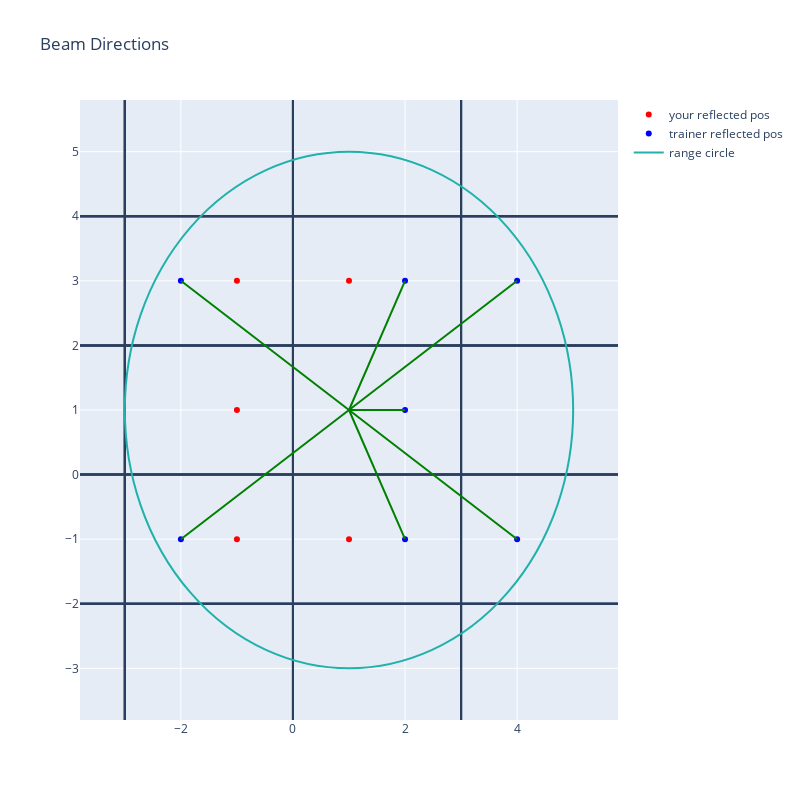

The code cell stored with this chart in its notebook:
### Code cell
result_plot([3,2], [1,1], [2,1], 4)

### Figure 1 — Plotly figure (JSON) as saved in the notebook; plotly's stock layout.template omitted (floating-point values rounded to 4 significant figures)
{"data": [{"marker": {"color": "red"}, "mode": "markers", "name": "your reflected pos", "type": "scatter", "x": [-1, 1, 1, -1, -1], "y": [1, -1, 3, 3, -1]}, {"marker": {"color": "blue"}, "mode": "markers", "name": "trainer reflected pos", "type": "scatter", "x": [2, 2, 2, 4, -2, 4, -2], "y": [1, 3, -1, 3, 3, -1, -1]}, {"line": {"color": "LightSeaGreen"}, "mode": "lines", "name": "range circle", "type": "scatter", "x": [4], "y": [4]}], "layout": {"height": 800, "shapes": [{"type": "rect", "x0": 3, "x1": 6, "y0": 2, "y1": 4}, {"type": "rect", "x0": 3, "x1": 6, "y0": 4, "y1": 6}, {"type": "rect", "x0": 3, "x1": 6, "y0": 6, "y1": -6}, {"type": "rect", "x0": 3, "x1": 6, "y0": -6, "y1": -4}, {"type": "rect", "x0": 3, "x1": 6, "y0": -4, "y1": -2}, {"type": "rect", "x0": 3, "x1": 6, "y0": -2, "y1": 0}, {"type": "rect", "x0": 3, "x1": 6, "y0": 0, "y1": 2}, {"type": "rect", "x0": 6, "x1": 9, "y0": 2, "y1": 4}, {"type": "rect", "x0": 6, "x1": 9, "y0": 4, "y1": 6}, {"type": "rect", "x0": 6, "x1": 9, "y0": 6, "y1": -6}, {"type": "rect", "x0": 6, "x1": 9, "y0": -6, "y1": -4}, {"type": "rect", "x0": 6, "x1": 9, "y0": -4, "y1": -2}, {"type": "rect", "x0": 6, "x1": 9, "y0": -2, "y1": 0}, {"type": "rect", "x0": 6, "x1": 9, "y0": 0, "y1": 2}, {"type": "rect", "x0": 9, "x1": -9, "y0": 2, "y1": 4}, {"type": "rect", "x0": 9, "x1": -9, "y0": 4, "y1": 6}, {"type": "rect", "x0": 9, "x1": -9, "y0": 6, "y1": -6}, {"type": "rect", "x0": 9, "x1": -9, "y0": -6, "y1": -4}, {"type": "rect", "x0": 9, "x1": -9, "y0": -4, "y1": -2}, {"type": "rect", "x0": 9, "x1": -9, "y0": -2, "y1": 0}, {"type": "rect", "x0": 9, "x1": -9, "y0": 0, "y1": 2}, {"type": "rect", "x0": -9, "x1": -6, "y0": 2, "y1": 4}, {"type": "rect", "x0": -9, "x1": -6, "y0": 4, "y1": 6}, {"type": "rect", "x0": -9, "x1": -6, "y0": 6, "y1": -6}, {"type": "rect", "x0": -9, "x1": -6, "y0": -6, "y1": -4}, {"type": "rect", "x0": -9, "x1": -6, "y0": -4, "y1": -2}, {"type": "rect", "x0": -9, "x1": -6, "y0": -2, "y1": 0}, {"type": "rect", "x0": -9, "x1": -6, "y0": 0, "y1": 2}, {"type": "rect", "x0": -6, "x1": -3, "y0": 2, "y1": 4}, {"type": "rect", "x0": -6, "x1": -3, "y0": 4, "y1": 6}, {"type": "rect", "x0": -6, "x1": -3, "y0": 6, "y1": -6}, {"type": "rect", "x0": -6, "x1": -3, "y0": -6, "y1": -4}, {"type": "rect", "x0": -6, "x1": -3, "y0": -4, "y1": -2}, {"type": "rect", "x0": -6, "x1": -3, "y0": -2, "y1": 0}, {"type": "rect", "x0": -6, "x1": -3, "y0": 0, "y1": 2}, {"type": "rect", "x0": -3, "x1": 0, "y0": 2, "y1": 4}, {"type": "rect", "x0": -3, "x1": 0, "y0": 4, "y1": 6}, {"type": "rect", "x0": -3, "x1": 0, "y0": 6, "y1": -6}, {"type": "rect", "x0": -3, "x1": 0, "y0": -6, "y1": -4}, {"type": "rect", "x0": -3, "x1": 0, "y0": -4, "y1": -2}, {"type": "rect", "x0": -3, "x1": 0, "y0": -2, "y1": 0}, {"type": "rect", "x0": -3, "x1": 0, "y0": 0, "y1": 2}, {"type": "rect", "x0": 0, "x1": 3, "y0": 2, "y1": 4}, {"type": "rect", "x0": 0, "x1": 3, "y0": 4, "y1": 6}, {"type": "rect", "x0": 0, "x1": 3, "y0": 6, "y1": -6}, {"type": "rect", "x0": 0, "x1": 3, "y0": -6, "y1": -4}, {"type": "rect", "x0": 0, "x1": 3, "y0": -4, "y1": -2}, {"type": "rect", "x0": 0, "x1": 3, "y0": -2, "y1": 0}, {"type": "rect", "x0": 0, "x1": 3, "y0": 0, "y1": 2}, {"line": {"color": "Green", "width": 2}, "type": "line", "x0": 1, "x1": 2, "y0": 1, "y1": 1}, {"line": {"color": "Green", "width": 2}, "type": "line", "x0": 1, "x1": 2, "y0": 1, "y1": 3}, {"line": {"color": "Green", "width": 2}, "type": "line", "x0": 1, "x1": 2, "y0": 1, "y1": -1}, {"line": {"color": "Green", "width": 2}, "type": "line", "x0": 1, "x1": 4, "y0": 1, "y1": 3}, {"line": {"color": "Green", "width": 2}, "type": "line", "x0": 1, "x1": -2, "y0": 1, "y1": 3}, {"line": {"color": "Green", "width": 2}, "type": "line", "x0": 1, "x1": 4, "y0": 1, "y1": -1}, {"line": {"color": "Green", "width": 2}, "type": "line", "x0": 1, "x1": -2, "y0": 1, "y1": -1}, {"line": {"color": "LightSeaGreen"}, "type": "circle", "x0": -3, "x1": 5, "y0": -3, "y1": 5}], "title": {"text": "Beam Directions"}, "width": 800, "xaxis": {"range": [-3.8, 5.8], "zeroline": false}, "yaxis": {"range": [-3.8, 5.8]}}}
